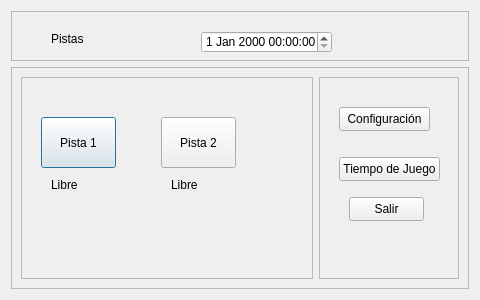
<?xml version="1.0" encoding="UTF-8"?>
<ui version="4.0">
 <class>Dialog</class>
 <widget class="QDialog" name="Dialog">
  <property name="geometry">
   <rect>
    <x>0</x>
    <y>0</y>
    <width>480</width>
    <height>300</height>
   </rect>
  </property>
  <property name="windowTitle">
   <string>Adminstrador de Pistas</string>
  </property>
  <layout class="QVBoxLayout" name="verticalLayout">
   <item>
    <widget class="QFrame" name="frame">
     <property name="minimumSize">
      <size>
       <width>0</width>
       <height>50</height>
      </size>
     </property>
     <property name="maximumSize">
      <size>
       <width>16777215</width>
       <height>50</height>
      </size>
     </property>
     <property name="frameShape">
      <enum>QFrame::StyledPanel</enum>
     </property>
     <property name="frameShadow">
      <enum>QFrame::Raised</enum>
     </property>
     <widget class="QLabel" name="label">
      <property name="geometry">
       <rect>
        <x>40</x>
        <y>20</y>
        <width>49</width>
        <height>16</height>
       </rect>
      </property>
      <property name="text">
       <string>Pistas</string>
      </property>
     </widget>
     <widget class="QDateTimeEdit" name="dateTimeEdit">
      <property name="geometry">
       <rect>
        <x>190</x>
        <y>20</y>
        <width>131</width>
        <height>22</height>
       </rect>
      </property>
     </widget>
    </widget>
   </item>
   <item>
    <widget class="QFrame" name="frame_2">
     <property name="minimumSize">
      <size>
       <width>60</width>
       <height>0</height>
      </size>
     </property>
     <property name="frameShape">
      <enum>QFrame::StyledPanel</enum>
     </property>
     <property name="frameShadow">
      <enum>QFrame::Raised</enum>
     </property>
     <layout class="QHBoxLayout" name="horizontalLayout">
      <item>
       <widget class="QFrame" name="frame_3">
        <property name="frameShape">
         <enum>QFrame::StyledPanel</enum>
        </property>
        <property name="frameShadow">
         <enum>QFrame::Raised</enum>
        </property>
        <widget class="QLabel" name="label_2">
         <property name="geometry">
          <rect>
           <x>30</x>
           <y>100</y>
           <width>49</width>
           <height>16</height>
          </rect>
         </property>
         <property name="text">
          <string>Libre</string>
         </property>
        </widget>
        <widget class="QPushButton" name="pushButton">
         <property name="geometry">
          <rect>
           <x>20</x>
           <y>40</y>
           <width>75</width>
           <height>51</height>
          </rect>
         </property>
         <property name="text">
          <string>Pista 1</string>
         </property>
        </widget>
        <widget class="QPushButton" name="pushButton_2">
         <property name="geometry">
          <rect>
           <x>140</x>
           <y>40</y>
           <width>75</width>
           <height>51</height>
          </rect>
         </property>
         <property name="text">
          <string>Pista 2</string>
         </property>
        </widget>
        <widget class="QLabel" name="label_3">
         <property name="geometry">
          <rect>
           <x>150</x>
           <y>100</y>
           <width>49</width>
           <height>16</height>
          </rect>
         </property>
         <property name="text">
          <string>Libre</string>
         </property>
        </widget>
       </widget>
      </item>
      <item>
       <widget class="QFrame" name="frame_4">
        <property name="minimumSize">
         <size>
          <width>140</width>
          <height>0</height>
         </size>
        </property>
        <property name="maximumSize">
         <size>
          <width>140</width>
          <height>16777215</height>
         </size>
        </property>
        <property name="frameShape">
         <enum>QFrame::StyledPanel</enum>
        </property>
        <property name="frameShadow">
         <enum>QFrame::Raised</enum>
        </property>
        <widget class="QPushButton" name="pushButton_3">
         <property name="geometry">
          <rect>
           <x>20</x>
           <y>30</y>
           <width>91</width>
           <height>24</height>
          </rect>
         </property>
         <property name="text">
          <string>Configuración</string>
         </property>
        </widget>
        <widget class="QPushButton" name="pushButton_4">
         <property name="geometry">
          <rect>
           <x>20</x>
           <y>80</y>
           <width>101</width>
           <height>24</height>
          </rect>
         </property>
         <property name="text">
          <string>Tiempo de Juego</string>
         </property>
        </widget>
        <widget class="QPushButton" name="pushButton_5">
         <property name="geometry">
          <rect>
           <x>30</x>
           <y>120</y>
           <width>75</width>
           <height>24</height>
          </rect>
         </property>
         <property name="text">
          <string>Salir</string>
         </property>
        </widget>
       </widget>
      </item>
     </layout>
    </widget>
   </item>
  </layout>
 </widget>
 <resources/>
 <connections/>
</ui>
